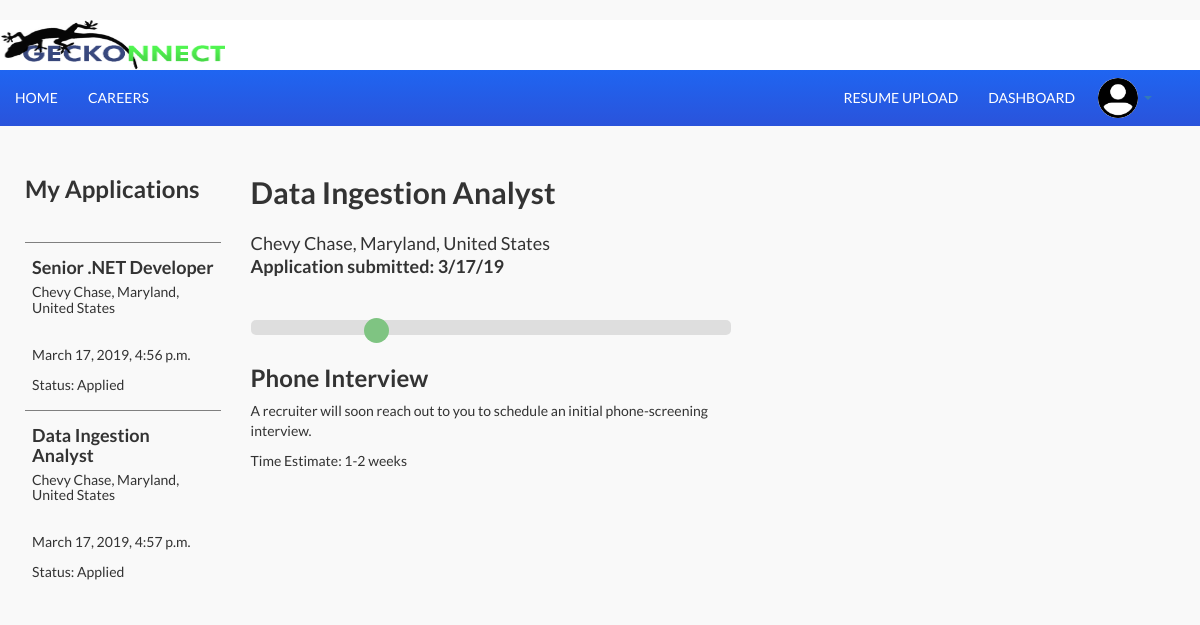
Before: /dashboard/ (signed in) with the older database file.
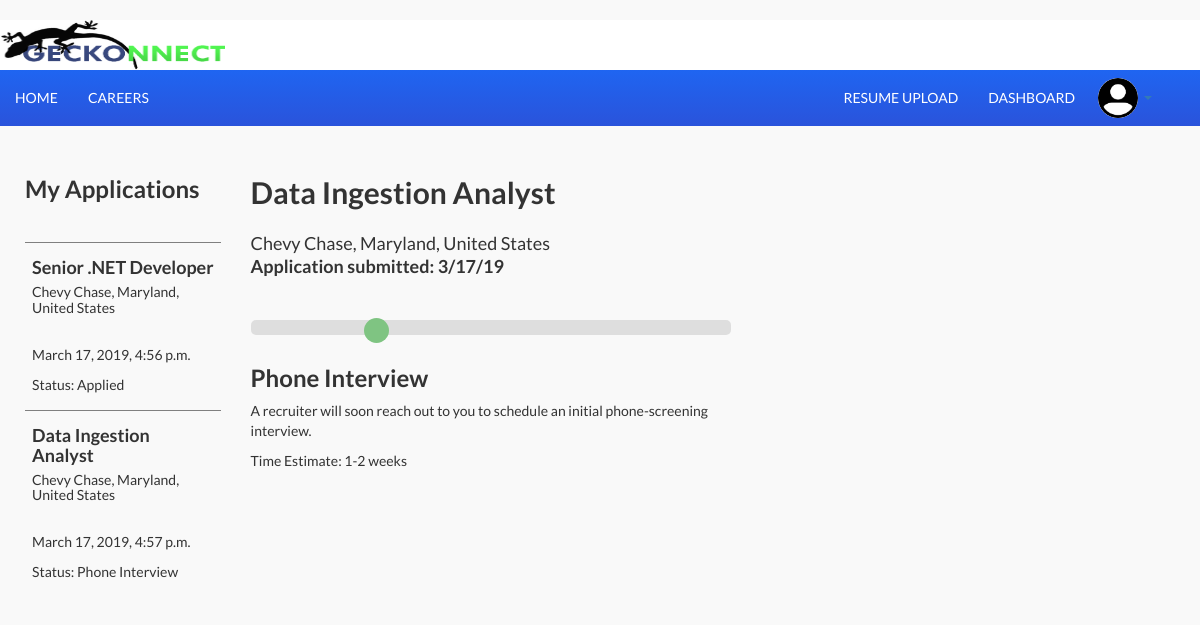
After: the same page with the newer database file.
### smart_jobs/models.py (models this page shows, shortened)
class UserApplications(models.Model):
    username = models.ForeignKey(User, on_delete=models.CASCADE)
    job = models.ForeignKey(JobApplications, on_delete=models.DO_NOTHING)
    resume_name = models.ForeignKey(Resumes, on_delete=models.DO_NOTHING)
    status = models.CharField(max_length=25, null=True)
    uploaded_at = models.DateTimeField(auto_now_add=True)
    class Meta:
        unique_together = (("username", "job"),)

class JobApplications(models.Model):
    job_title = models.CharField(max_length=25)
    job_description = models.TextField()
    job_description_words = models.TextField()
    min_education = models.CharField(max_length=50, null=True)
    location = models.CharField(max_length=50, null=True)
    word_cloud = models.ImageField(upload_to="documents/wordcloud/")

### smart_jobs/views.py (the view, shortened to what this page needs)
# urls.py: path('dashboard/', Dashboard.as_view(), name="dashboard")
class Dashboard(View):
    def get(self, request):
        context = {}
        apps = UserApplications.objects.filter(username=request.user)
        context["apps"] = apps
        context["title"] = "User Dashboard"
        return render(request, "user_dashboard.html", context=context)

### smart_jobs/templates/user_dashboard.html (shortened to what this page needs)
﻿{% extends 'base.html' %}
{% load static %}
{% block content %}
    <div class="myapplication-list">
        <h3 class="myapplication-header"><strong>My Applications</strong></h3>
        {% for app in apps %}
                <div class="application-item">
                    <button>
                        <h4 class="application-title"> {{ app.job.job_title }}</h4>
                        <h5 class="application-location">{{ app.job.location }}</h5>
                        <p class="application-date">{{ app.uploaded_at }}</p>
                        <p class="application-date">Status: {{ app.status }}</p>
                    </button>
                </div>
        {% endfor %}
    </div>
    <div class="application-info">
        <div class="application-info-header">
            <h2 class="application-header"><strong>Data Ingestion Analyst</strong></h2>
            <h4 class="application-header-location">Chevy Chase, Maryland, United States</h4>
            <h4 class="application-header-date"><strong>Application submitted: 3/17/19</strong></h4>
            <div class="slidecontainer">
                <input type="range" min="1" max="5" value="2" class="slider" id="application-slider" list="steplist" onchange="changeValue(this.value)" onload="changeValue(this.value)" >
            </div>
            <div class="application-status-info">
                <h3 class="application-header" id="application-status-title" style="font-weight: 600;"></h3>
                <p id="application-status-desc">We've received your application and we are currently working on the next steps.</p>
                <p id="application-status-desc">Time Estimate: 1-2 weeks</p>
            </div>
          </div>
    </div>
{% endblock %}

### smart_jobs/templates/base.html (shortened to what this page needs)
﻿{% load static %}
<!DOCTYPE html>
<html>
    <head>
        <link rel="stylesheet" type="text/css" href="{% static 'app/content/bootstrap.min.css' %}" />
        <link rel="stylesheet" type="text/css" href="{% static 'app/content/site.css' %}" />
        <link rel="stylesheet" type="text/css" href="{% static 'app/content/navbar.css' %}" />
        <link rel="stylesheet" type="text/css" href="{% static 'app/content/job-application.css' %}" />
    </head>
    <body>
        <div class="navbar">
            <div class="logo-banner">
                <img src="{%  static 'app/images/geckonnect.png' %}", width="225", height="50">
            </div>
                <div class="navbar-header">
                    <div class="navbar-page-links">
                        <ul class="navbar-nav navbar-links">
                            <li><a href="{% url 'home' %}">HOME</a></li>
                            <li class="careers-dropdwn-button"><a href="{% url 'job-browser' %}">CAREERS</a>
                            </li>
                        </ul>
                    </div>
                    <div class="navbar-user-links">
                        <ul class="navbar-nav navbar-links">
                            {% if user.is_authenticated %}
                                <li><a href="{% url 'resume-upload' %}">RESUME UPLOAD</a></li>
                                <li><a href="{% url 'dashboard' %}">DASHBOARD</a></li>
                                <li class="profile-dropdwn-button">
                                <div class="avatar-container">
                                    <a href="{% url 'profile' %}">
                                        {% if user.image %}
                                            <img class="avatar" src="{{ user.image.url }} " height="40" width="40">
                                        {% else %}
                                            <img src="{% static 'app/images/avatar.png' %}" class="avatar"/>
                                        {% endif %}
                                        <span class="caret"></span>
                                    </a>
                                </div>
                            </li>
                            {% else %}
                                <li><a href="{% url 'login' %}">LOG IN</a></li>
                                <li><a href="{% url 'register' %}">REGISTER</a></li>
                            {% endif %}
                        </ul>
                    </div>
                </div>
        </div>
        <div class="col-md-8">{% block content %} {%  endblock content %}</div>
    </body>
</html>

### static/app/content/site.css (style rules this page uses)
h1, h2, h3, h4, h5, p { font-family: 'Lato', sans-serif; }
body { background-color: #F9F9F9; padding-top: 0px; }
input, select, textarea { max-width: 280px; }

### static/app/content/navbar.css (style rules this page uses)
.logo-banner { background-color: white; }
.navbar-header { background-image: linear-gradient(#1f65f1, #2a53db); width: 100%; }
.navbar-user-links { float: right; padding-right: 40px; }
.navbar-links { padding: 0px; }
.navbar-links > li { list-style-type: none; }
.navbar-links > li > a { min-width: 73px; position: relative; display: block; padding: 18px 15px; color: white; font-family: 'Lato', sans-serif; font-weight: 500; transition-duration: .2s; }
.avatar-container { padding: 8px; position:; display: block; width: inherit; margin: auto; }
.avatar { width: 40px; height: 40px; background-color: white; border-radius: 50px; transition-duration: .2s; }

### static/app/content/job-application.css (style rules this page uses)
.application-info { width: 65%; float: left; padding: 10px; }
.application-item { border-top: 1px solid grey; }
.myapplication-header { margin-bottom: 40px; }
.application-title { margin-bottom: 6px; font-weight: 600; }
.application-location { margin-bottom: 30px; margin-top: 0px; }
.application-item > button { align-items: flex-start; text-align: left; cursor: pointer; background-color: inherit; box-sizing: border-box; width: 100%; outline: none; border: none; padding: 5px 7px; }
.application-item { transition-duration: .2s; }
.application-header { margin-bottom: 25px; }
.application-info-header > h4 { margin-bottom: 3px; margin-top: 3px; }
.slidecontainer { padding-top: 40px; width: 100%; }
.slider { -webkit-appearance: none; width: 100%; height: 15px; border-radius: 5px; background: #d3d3d3; outline: none; opacity: 0.7; -webkit-transition: .2s; transition: opacity .2s; max-width: none; }
.application-status-info > h3 { padding-top: 10px; padding-bottom: 10px; margin-bottom: 0px; }

Changed rows visible on the page:
changed UserApplications "Data Ingestion Analyst": status "Applied" → "Phone Interview"
